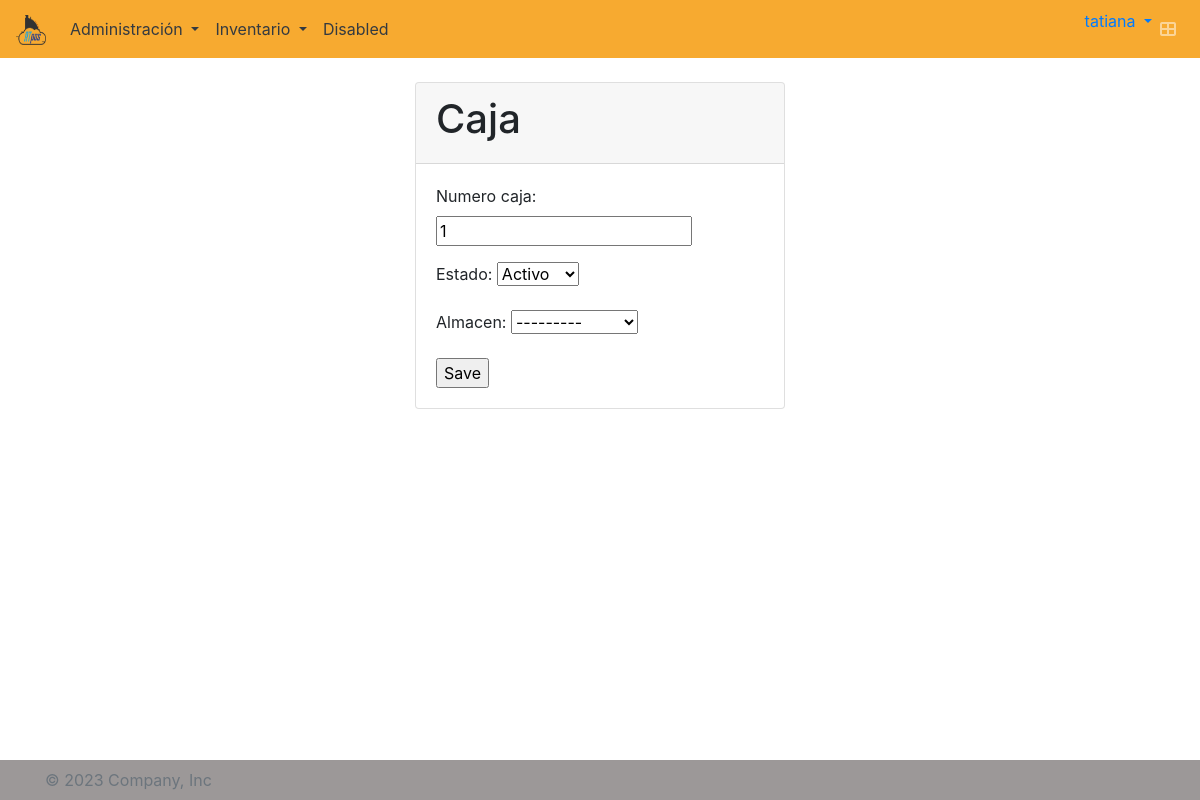
Page /cajaserie/update/1/ (signed in) on the committed database.
### atpos/models.py (models this page shows, shortened)
class Usuario(AbstractUser):
    empresa = models.ForeignKey(Empresa, on_delete=models.CASCADE, blank=True, null=True)
    tel_inicial = models.CharField(max_length=10, blank=True, null=True)
    class Meta:
        default_permissions = ()
        permissions = [('add_usuario', 'Usuario crear'),
                        ('change_usuario', 'Usuario modificar'),
                        ('delete_usuario', 'Usuario eliminar'),
                        ('view_usuario', 'Usuario ver'),
                        ('password_usuario', 'Puede cambiar la clave usuario')]

class CajaSerie(models.Model):
    numero_caja = models.IntegerField()
    estado = models.CharField(
        max_length=1,
        choices=ESTADO,
        default=ACTIVO,
    )
    almacen = models.ForeignKey(Almacen, on_delete=models.CASCADE, blank=False)
    empresa = models.ForeignKey(Empresa, on_delete=models.CASCADE, blank=True, null=True)
    class Meta:
        default_permissions = ()
        permissions = [('add_cajaserie', 'CajaSerie crear'),
                       ('change_cajaserie', 'CajaSerie modificar'),
                       ('delete_cajaserie', 'CajaSerie eliminar'),
                       ('view_cajaserie', 'CajaSerie ver')]
        unique_together = ('numero_caja', 'almacen', 'empresa',)

### atpos/views.py (the view)
# urls.py: path('cajaserie/update/<int:pk>/', login_required(CajaSerieUpdate.as_view()), name='cajaserie-update'),
class CajaSerieUpdate(UpdateView):
    model = CajaSerie
    fields = ['numero_caja', 'estado', 'almacen']
    template_name_suffix = "_update_form"
    def get_form(self, form_class=None):
        form = super().get_form(form_class)
        empresa = self.request.user.empresa
        almacenes = Almacen.objects.filter(empresa=empresa)
        form.fields['almacen'].queryset = almacenes
        return form

### atpos/models.py (called while the page is built)
    def __str__(self):
        return '{}'.format(self.nombre_almacen)

### atpos/templates/atpos/cajaserie_update_form.html (shortened to what this page needs)
{% extends 'base.html' %}
{% load static %}
{% block content %}
<br>
<section class="content" style="display: grid; place-items: center;">
    <div class="col-md-4">
        <div class="card">
            <div class="card-header">
                <h1>Caja</h1>
            </div>
            <div class="card-body">
                <form method="post">
                    {{ form.as_p }}
                    <input type="submit" value="Save">
                </form>
            </div>
        </div>
    </div>
</section>
{% endblock %}

### atpos/templates/components/navbar.html (shortened to what this page needs)
{% load static %}
<nav class="navbar navbar-expand-lg navbar-dark bg-color-nav">
  <a class="navbar-brand" href="{% url 'tablero' %}">
    <img src="{% static 'img/LogoATpos200px.png' %}" width="30" height="30" alt="">
  </a>
  <div class="collapse navbar-collapse colortext" id="navbarSupportedContent">
    <ul class="navbar-nav mr-auto">
      <li class="nav-item dropdown">
        <a class="nav-link dropdown-toggle text-dark" href="#" id="navbarDropdown" role="button" data-toggle="dropdown" aria-haspopup="true" aria-expanded="false">
          Administración
        </a>
      </li>
      <li class="nav-item dropdown">
        <a class="nav-link dropdown-toggle text-dark" href="#" id="navbarDropdown" role="button" data-toggle="dropdown" aria-haspopup="true" aria-expanded="false">
          Inventario
        </a>
      </li>
      <li class="nav-item">
        <a class="nav-link text-dark" href="#">Disabled</a>
      </li>
    </ul>
  </div>
  <ul class="navbar-nav ml-auto">
    <li class="dropdown user user-menu">
      <a href="#" class="dropdown-toggle" data-toggle="dropdown">
        <span class="hidden-xs">{{ user.username }}</span>
      </a>
    </li>
    <li class="nav-item">
      <a class="nav-link" data-widget="control-sidebar" data-slide="true" href="#" role="button">
        <i class="fas fa-th-large"></i>
      </a>
    </li>
  </ul>
</nav>

### atpos/static/atpos/css/style.css (style rules this page uses)
.bg-color-nav { background-color: #f7aa30!important; }

### rows in the picture
Usuario: username "tatiana"
CajaSerie: numero_caja "1", estado "Activo", almacen "---------"
